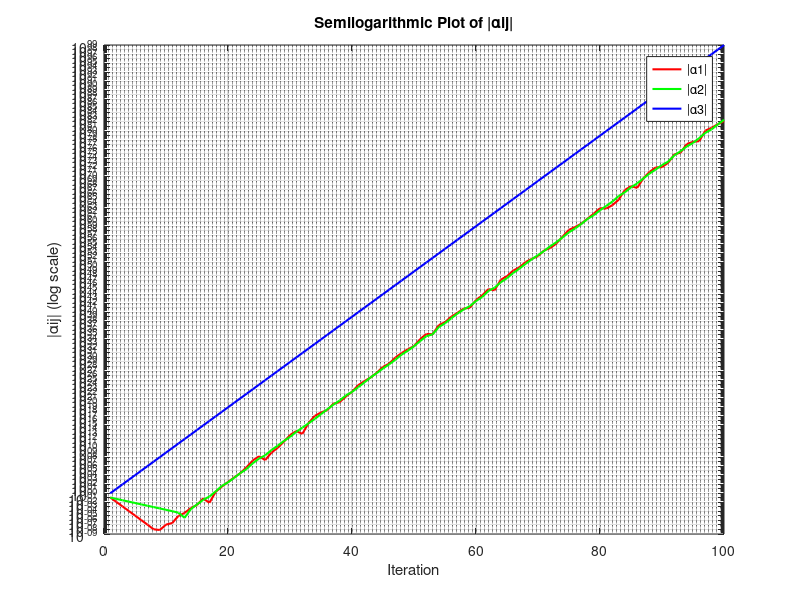

This chart was generated by the following MATLAB code:
n = 100;

[Q, ~] = qr(rand(3));
A = Q * diag([10, 0.5, 0.1]) * Q';

[V, D] = eig(A);

eigenvalues = diag(D);

eigenvectors = V;

b = rand(3, 1);

alpha1 = zeros(1, n); 
alpha2 = zeros(1, n);
alpha3 = zeros(1, n);

z = zeros(3, n); 

z(:, 1) = b;

alpha1(1) = eigenvectors(:, 1)' * z(:, 1);
alpha2(1) = eigenvectors(:, 2)' * z(:, 1);
alpha3(1) = eigenvectors(:, 3)' * z(:, 1);

for i = 2:n 
    z(:, i) = A * z(:, i - 1);
    alpha1(i) = eigenvectors(:, 1)' * z(:, i);
    alpha2(i) = eigenvectors(:, 2)' * z(:, i);
    alpha3(i) = eigenvectors(:, 3)' * z(:, i);
end

disp('Eigenvalues:');
disp(eigenvalues);
disp('Alpha1:');
disp(alpha1);
disp('Alpha2:');
disp(alpha2);
disp('Alpha3:');
disp(alpha3);

iteration_steps = 1:n;

figure;
semilogy(iteration_steps, abs(alpha1), 'r', 'LineWidth', 1.5);
hold on;
semilogy(iteration_steps, abs(alpha2), 'g', 'LineWidth', 1.5);
semilogy(iteration_steps, abs(alpha3), 'b', 'LineWidth', 1.5);
title('Semilogarithmic Plot of |αij|');
xlabel('Iteration');
ylabel('|αij| (log scale)');
legend('|α1|', '|α2|', '|α3|');
grid on;